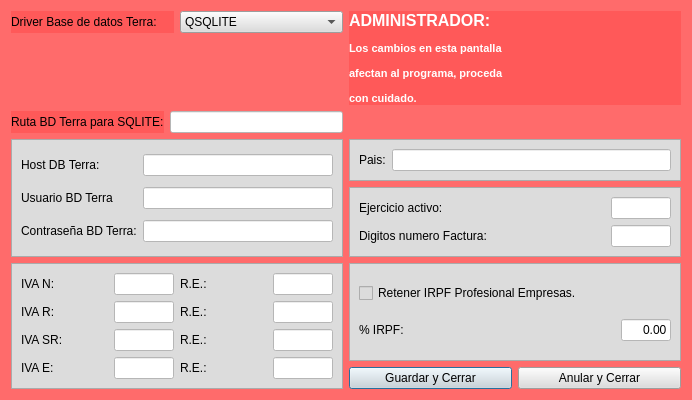
<?xml version="1.0" encoding="UTF-8"?>
<ui version="4.0">
 <class>FrmConfiguracion</class>
 <widget class="QDialog" name="FrmConfiguracion">
  <property name="geometry">
   <rect>
    <x>0</x>
    <y>0</y>
    <width>692</width>
    <height>359</height>
   </rect>
  </property>
  <property name="windowTitle">
   <string>Dialog</string>
  </property>
  <property name="styleSheet">
   <string notr="true">background-color: rgba(255, 75, 75, 148);</string>
  </property>
  <layout class="QGridLayout" name="gridLayout_4">
   <item row="0" column="0">
    <layout class="QHBoxLayout" name="horizontalLayout_2">
     <item>
      <widget class="QLabel" name="label">
       <property name="text">
        <string>Driver Base de datos Terra:</string>
       </property>
      </widget>
     </item>
     <item>
      <widget class="QComboBox" name="txtcDriver">
       <property name="styleSheet">
        <string notr="true">background-color: rgb(220, 220, 220);</string>
       </property>
       <item>
        <property name="text">
         <string>QSQLITE</string>
        </property>
       </item>
       <item>
        <property name="text">
         <string>QMYSQL</string>
        </property>
       </item>
       <item>
        <property name="text">
         <string>QPSQL</string>
        </property>
       </item>
       <item>
        <property name="text">
         <string>QODBC</string>
        </property>
       </item>
       <item>
        <property name="text">
         <string>QIBASE</string>
        </property>
       </item>
       <item>
        <property name="text">
         <string>QDB2</string>
        </property>
       </item>
       <item>
        <property name="text">
         <string>QOCI</string>
        </property>
       </item>
       <item>
        <property name="text">
         <string/>
        </property>
       </item>
      </widget>
     </item>
    </layout>
   </item>
   <item row="2" column="0">
    <layout class="QHBoxLayout" name="horizontalLayout_3">
     <item>
      <widget class="QLabel" name="label_2">
       <property name="text">
        <string>Ruta BD Terra para SQLITE:</string>
       </property>
      </widget>
     </item>
     <item>
      <widget class="QLineEdit" name="txtcRutaSQLITE">
       <property name="styleSheet">
        <string notr="true">background-color: rgb(255, 255, 255);</string>
       </property>
      </widget>
     </item>
    </layout>
   </item>
   <item row="3" column="0" rowspan="2">
    <widget class="QFrame" name="frame">
     <property name="styleSheet">
      <string notr="true">background-color: rgb(220, 220, 220);</string>
     </property>
     <property name="frameShape">
      <enum>QFrame::StyledPanel</enum>
     </property>
     <property name="frameShadow">
      <enum>QFrame::Raised</enum>
     </property>
     <layout class="QGridLayout" name="gridLayout">
      <item row="0" column="0">
       <widget class="QLabel" name="label_3">
        <property name="text">
         <string>Host DB Terra:</string>
        </property>
       </widget>
      </item>
      <item row="0" column="1">
       <widget class="QLineEdit" name="txtcHost">
        <property name="styleSheet">
         <string notr="true">background-color: rgb(255, 255, 255);</string>
        </property>
       </widget>
      </item>
      <item row="1" column="0">
       <widget class="QLabel" name="label_4">
        <property name="text">
         <string>Usuario BD Terra</string>
        </property>
       </widget>
      </item>
      <item row="1" column="1">
       <widget class="QLineEdit" name="txtcUsuario">
        <property name="styleSheet">
         <string notr="true">background-color: rgb(255, 255, 255);</string>
        </property>
       </widget>
      </item>
      <item row="2" column="0">
       <widget class="QLabel" name="label_5">
        <property name="text">
         <string>Contraseña BD Terra:</string>
        </property>
       </widget>
      </item>
      <item row="2" column="1">
       <widget class="QLineEdit" name="txtcContrasena">
        <property name="styleSheet">
         <string notr="true">background-color: rgb(255, 255, 255);</string>
        </property>
       </widget>
      </item>
     </layout>
    </widget>
   </item>
   <item row="3" column="1">
    <widget class="QFrame" name="frame_2">
     <property name="styleSheet">
      <string notr="true">background-color: rgb(220, 220, 220);</string>
     </property>
     <property name="frameShape">
      <enum>QFrame::StyledPanel</enum>
     </property>
     <property name="frameShadow">
      <enum>QFrame::Raised</enum>
     </property>
     <layout class="QHBoxLayout" name="horizontalLayout_4">
      <item>
       <widget class="QLabel" name="label_6">
        <property name="text">
         <string>Pais:</string>
        </property>
       </widget>
      </item>
      <item>
       <widget class="QLineEdit" name="txtcPais">
        <property name="styleSheet">
         <string notr="true">background-color: rgb(255, 255, 255);</string>
        </property>
       </widget>
      </item>
     </layout>
    </widget>
   </item>
   <item row="4" column="1">
    <widget class="QFrame" name="frame_3">
     <property name="styleSheet">
      <string notr="true">background-color: rgb(220, 220, 220);</string>
     </property>
     <property name="frameShape">
      <enum>QFrame::StyledPanel</enum>
     </property>
     <property name="frameShadow">
      <enum>QFrame::Raised</enum>
     </property>
     <layout class="QGridLayout" name="gridLayout_5">
      <item row="0" column="0">
       <widget class="QLabel" name="label_7">
        <property name="text">
         <string>Ejercicio activo:</string>
        </property>
       </widget>
      </item>
      <item row="0" column="1">
       <widget class="QLineEdit" name="txtnEjercicio">
        <property name="maximumSize">
         <size>
          <width>60</width>
          <height>16777215</height>
         </size>
        </property>
        <property name="styleSheet">
         <string notr="true">background-color: rgb(255, 255, 255);</string>
        </property>
       </widget>
      </item>
      <item row="1" column="0">
       <widget class="QLabel" name="label_8">
        <property name="text">
         <string>Digitos numero Factura:</string>
        </property>
       </widget>
      </item>
      <item row="1" column="1">
       <widget class="QLineEdit" name="txtnDigitosFactura">
        <property name="maximumSize">
         <size>
          <width>60</width>
          <height>16777215</height>
         </size>
        </property>
        <property name="styleSheet">
         <string notr="true">background-color: rgb(255, 255, 255);</string>
        </property>
       </widget>
      </item>
     </layout>
    </widget>
   </item>
   <item row="5" column="0" rowspan="2">
    <widget class="QFrame" name="txtRE2">
     <property name="styleSheet">
      <string notr="true">background-color: rgb(220, 220, 220);</string>
     </property>
     <property name="frameShape">
      <enum>QFrame::StyledPanel</enum>
     </property>
     <property name="frameShadow">
      <enum>QFrame::Raised</enum>
     </property>
     <layout class="QGridLayout" name="gridLayout_2">
      <item row="0" column="0">
       <widget class="QLabel" name="label_9">
        <property name="text">
         <string>IVA N:</string>
        </property>
       </widget>
      </item>
      <item row="0" column="1">
       <widget class="QLineEdit" name="txtnIva1">
        <property name="maximumSize">
         <size>
          <width>60</width>
          <height>16777215</height>
         </size>
        </property>
        <property name="styleSheet">
         <string notr="true">background-color: rgb(255, 255, 255);</string>
        </property>
       </widget>
      </item>
      <item row="0" column="2">
       <widget class="QLabel" name="label_13">
        <property name="text">
         <string>R.E.:</string>
        </property>
       </widget>
      </item>
      <item row="0" column="3">
       <widget class="QLineEdit" name="txtnRE1">
        <property name="maximumSize">
         <size>
          <width>60</width>
          <height>16777215</height>
         </size>
        </property>
        <property name="styleSheet">
         <string notr="true">background-color: rgb(255, 255, 255);</string>
        </property>
       </widget>
      </item>
      <item row="1" column="0">
       <widget class="QLabel" name="label_10">
        <property name="text">
         <string>IVA R:</string>
        </property>
       </widget>
      </item>
      <item row="1" column="1">
       <widget class="QLineEdit" name="txtnIva2">
        <property name="maximumSize">
         <size>
          <width>60</width>
          <height>16777215</height>
         </size>
        </property>
        <property name="styleSheet">
         <string notr="true">background-color: rgb(255, 255, 255);</string>
        </property>
       </widget>
      </item>
      <item row="1" column="2">
       <widget class="QLabel" name="label_14">
        <property name="text">
         <string>R.E.:</string>
        </property>
       </widget>
      </item>
      <item row="1" column="3">
       <widget class="QLineEdit" name="txtnRE2">
        <property name="maximumSize">
         <size>
          <width>60</width>
          <height>16777215</height>
         </size>
        </property>
        <property name="styleSheet">
         <string notr="true">background-color: rgb(255, 255, 255);</string>
        </property>
       </widget>
      </item>
      <item row="2" column="0">
       <widget class="QLabel" name="label_11">
        <property name="text">
         <string>IVA SR:</string>
        </property>
       </widget>
      </item>
      <item row="2" column="1">
       <widget class="QLineEdit" name="txtnIva3">
        <property name="maximumSize">
         <size>
          <width>60</width>
          <height>16777215</height>
         </size>
        </property>
        <property name="styleSheet">
         <string notr="true">background-color: rgb(255, 255, 255);</string>
        </property>
       </widget>
      </item>
      <item row="2" column="2">
       <widget class="QLabel" name="label_15">
        <property name="text">
         <string>R.E.:</string>
        </property>
       </widget>
      </item>
      <item row="2" column="3">
       <widget class="QLineEdit" name="txtnRE3">
        <property name="maximumSize">
         <size>
          <width>60</width>
          <height>16777215</height>
         </size>
        </property>
        <property name="styleSheet">
         <string notr="true">background-color: rgb(255, 255, 255);</string>
        </property>
       </widget>
      </item>
      <item row="3" column="0">
       <widget class="QLabel" name="label_12">
        <property name="text">
         <string>IVA E:</string>
        </property>
       </widget>
      </item>
      <item row="3" column="1">
       <widget class="QLineEdit" name="txtnIva4">
        <property name="maximumSize">
         <size>
          <width>60</width>
          <height>16777215</height>
         </size>
        </property>
        <property name="styleSheet">
         <string notr="true">background-color: rgb(255, 255, 255);</string>
        </property>
       </widget>
      </item>
      <item row="3" column="2">
       <widget class="QLabel" name="label_16">
        <property name="text">
         <string>R.E.:</string>
        </property>
       </widget>
      </item>
      <item row="3" column="3">
       <widget class="QLineEdit" name="txtnRE4">
        <property name="maximumSize">
         <size>
          <width>60</width>
          <height>16777215</height>
         </size>
        </property>
        <property name="styleSheet">
         <string notr="true">background-color: rgb(255, 255, 255);</string>
        </property>
       </widget>
      </item>
     </layout>
    </widget>
   </item>
   <item row="5" column="1">
    <widget class="QFrame" name="frame_5">
     <property name="styleSheet">
      <string notr="true">background-color: rgb(220, 220, 220);</string>
     </property>
     <property name="frameShape">
      <enum>QFrame::StyledPanel</enum>
     </property>
     <property name="frameShadow">
      <enum>QFrame::Raised</enum>
     </property>
     <layout class="QGridLayout" name="gridLayout_3">
      <item row="0" column="0" colspan="2">
       <widget class="QCheckBox" name="chkRetencionIRPF">
        <property name="minimumSize">
         <size>
          <width>250</width>
          <height>0</height>
         </size>
        </property>
        <property name="text">
         <string>Retener IRPF Profesional Empresas.</string>
        </property>
       </widget>
      </item>
      <item row="1" column="0">
       <widget class="QLabel" name="label_17">
        <property name="text">
         <string>% IRPF:</string>
        </property>
       </widget>
      </item>
      <item row="1" column="1">
       <widget class="QLineEdit" name="txtnIRPF">
        <property name="maximumSize">
         <size>
          <width>50</width>
          <height>16777215</height>
         </size>
        </property>
        <property name="styleSheet">
         <string notr="true">background-color: rgb(255, 255, 255);</string>
        </property>
        <property name="text">
         <string>0.00</string>
        </property>
        <property name="alignment">
         <set>Qt::AlignRight|Qt::AlignTrailing|Qt::AlignVCenter</set>
        </property>
       </widget>
      </item>
     </layout>
    </widget>
   </item>
   <item row="6" column="1">
    <layout class="QHBoxLayout" name="horizontalLayout">
     <item>
      <widget class="QPushButton" name="btnGuardar">
       <property name="styleSheet">
        <string notr="true">background-color: rgb(220, 220, 220);</string>
       </property>
       <property name="text">
        <string>Guardar y Cerrar</string>
       </property>
      </widget>
     </item>
     <item>
      <widget class="QPushButton" name="btnAnular">
       <property name="styleSheet">
        <string notr="true">background-color: rgb(220, 220, 220);</string>
       </property>
       <property name="text">
        <string>Anular y Cerrar</string>
       </property>
      </widget>
     </item>
    </layout>
   </item>
   <item row="0" column="1" rowspan="2">
    <widget class="QLabel" name="label_18">
     <property name="text">
      <string>&lt;html&gt;&lt;head/&gt;&lt;body&gt;&lt;p&gt;&lt;span style=&quot; font-size:12pt; font-weight:600; color:#ffffff;&quot;&gt;ADMINISTRADOR:&lt;/span&gt;&lt;/p&gt;&lt;p&gt;&lt;span style=&quot; font-size:8pt; font-weight:600; color:#ffffff;&quot;&gt;Los cambios en esta pantalla&lt;/span&gt;&lt;/p&gt;&lt;p&gt;&lt;span style=&quot; font-size:8pt; font-weight:600; color:#ffffff;&quot;&gt;afectan al programa, proceda&lt;/span&gt;&lt;/p&gt;&lt;p&gt;&lt;span style=&quot; font-size:8pt; font-weight:600; color:#ffffff;&quot;&gt;con cuidado.&lt;/span&gt;&lt;/p&gt;&lt;/body&gt;&lt;/html&gt;</string>
     </property>
    </widget>
   </item>
  </layout>
 </widget>
 <resources/>
 <connections>
  <connection>
   <sender>btnAnular</sender>
   <signal>clicked()</signal>
   <receiver>FrmConfiguracion</receiver>
   <slot>close()</slot>
   <hints>
    <hint type="sourcelabel">
     <x>584</x>
     <y>406</y>
    </hint>
    <hint type="destinationlabel">
     <x>330</x>
     <y>381</y>
    </hint>
   </hints>
  </connection>
 </connections>
</ui>
